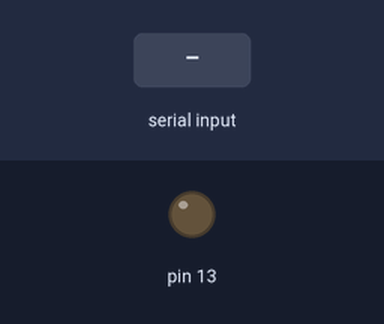
The sketch below on a simulated Arduino Uno, built with avr-gcc and run on an emulated ATmega328P. Parts: output pins drawn as LEDs (lit = HIGH). Inputs (shaded band) come from the test bench.

Above: at 1.2 s.
1.3 s: "1" received over Serial
At 2.5 s:
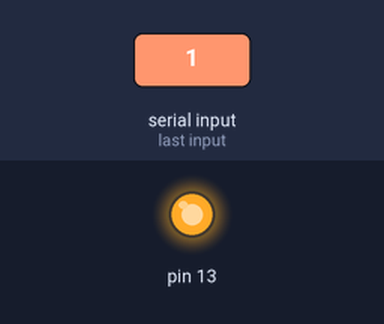
Timing chart, 0 to 4.3 s (numbered marks = the images above; inputs shaded):
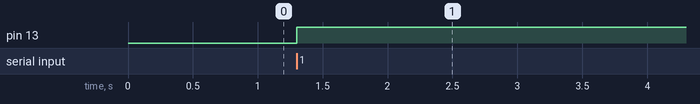

Measured:
- after the input at 1.3 s, pin 13: LOW → HIGH at once

The sketch:

tesSerialTerima.ino
```cpp
void setup() {
  Serial.begin(115200);
  pinMode(13, OUTPUT);

}
char wkwk;
void loop() {
  if(Serial.available()){
    wkwk = Serial.read();
    if(wkwk = 'W') digitalWrite(13,1);
  }
//  Serial.println(wkwk);/
}
```
